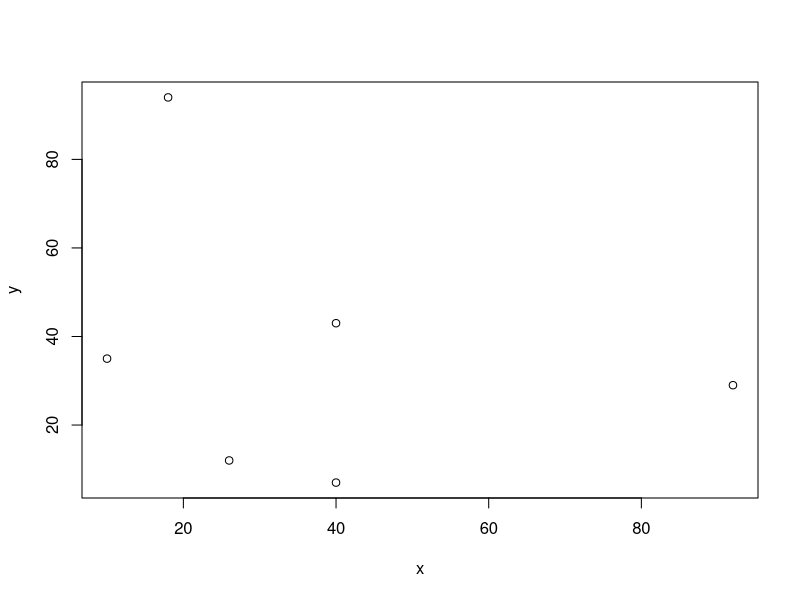
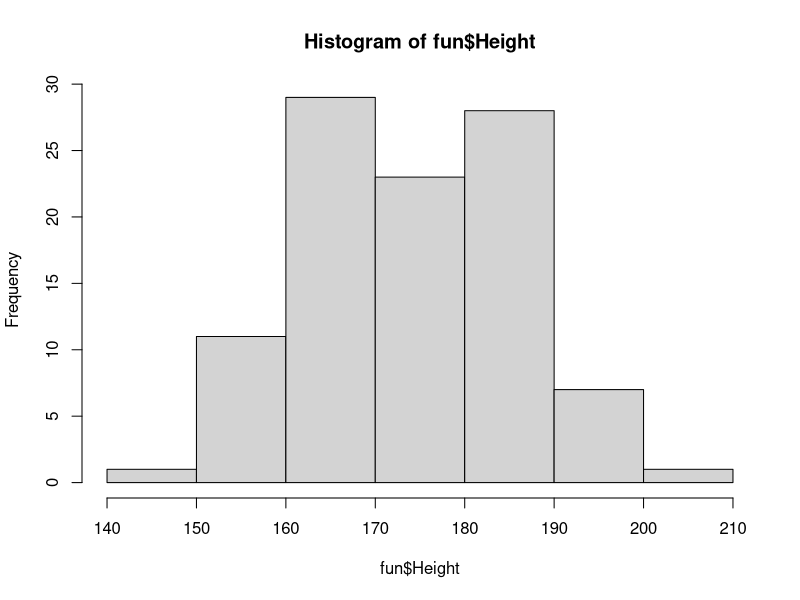

Write R code to recreate these figures, in order.
# Question 2

#### Establishing variables

x <-c( 92 , 40 , 26 , 10 , 18 , 40 )
y <- c( 29 , 7 , 12 , 35 , 94 , 43 )

## a
mean(x)

## b
potato <- (3 * x)+(y)-2
median(potato)

## c

## d
plot(x,y)
?plot


# Question 3
fun <- read.table(file="miscData/a1q3data.txt",
                  header=TRUE,
                  sep=",")
head(fun)

## a
length(fun$Height)
## b
mean(fun$Height)
## c
median(fun$Height)
## d
var(fun$Height)
## e
sd(fun$Height)
### 1
funPlot <- hist(fun$Height)
